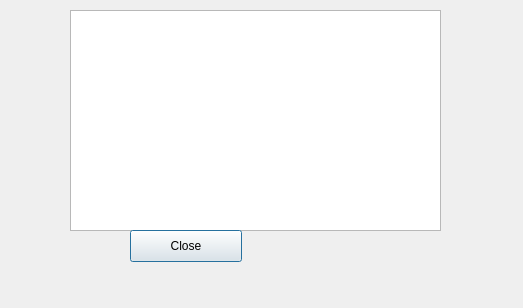
<?xml version="1.0" encoding="UTF-8"?>
<ui version="4.0">
 <class>ItemsReport</class>
 <widget class="QDialog" name="ItemsReport">
  <property name="windowModality">
   <enum>Qt::NonModal</enum>
  </property>
  <property name="geometry">
   <rect>
    <x>0</x>
    <y>0</y>
    <width>523</width>
    <height>308</height>
   </rect>
  </property>
  <property name="windowTitle">
   <string>Report of Items</string>
  </property>
  <widget class="QTableView" name="tableView">
   <property name="geometry">
    <rect>
     <x>70</x>
     <y>10</y>
     <width>371</width>
     <height>221</height>
    </rect>
   </property>
  </widget>
  <widget class="QPushButton" name="pushButton">
   <property name="geometry">
    <rect>
     <x>130</x>
     <y>230</y>
     <width>112</width>
     <height>32</height>
    </rect>
   </property>
   <property name="text">
    <string>Close</string>
   </property>
  </widget>
 </widget>
 <resources/>
 <connections/>
</ui>
